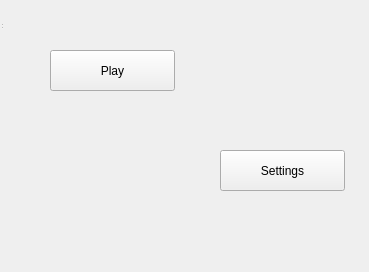
<?xml version="1.0" encoding="UTF-8"?>
<ui version="4.0">
 <class>MainMenu</class>
 <widget class="QWidget" name="MainMenu">
  <property name="geometry">
   <rect>
    <x>0</x>
    <y>0</y>
    <width>369</width>
    <height>272</height>
   </rect>
  </property>
  <property name="windowTitle">
   <string>MainWindow</string>
  </property>
  <widget class="QWidget" name="centralwidget" native="true">
   <property name="geometry">
    <rect>
     <x>0</x>
     <y>0</y>
     <width>419</width>
     <height>191</height>
    </rect>
   </property>
   <widget class="QPushButton" name="settingsButton">
    <property name="geometry">
     <rect>
      <x>220</x>
      <y>150</y>
      <width>125</width>
      <height>41</height>
     </rect>
    </property>
    <property name="text">
     <string>Settings</string>
    </property>
   </widget>
   <widget class="QPushButton" name="playButton">
    <property name="geometry">
     <rect>
      <x>50</x>
      <y>50</y>
      <width>125</width>
      <height>41</height>
     </rect>
    </property>
    <property name="text">
     <string>Play</string>
    </property>
   </widget>
  </widget>
  <widget class="QStatusBar" name="statusbar">
   <property name="geometry">
    <rect>
     <x>0</x>
     <y>0</y>
     <width>3</width>
     <height>30</height>
    </rect>
   </property>
  </widget>
 </widget>
 <resources/>
 <connections/>
</ui>
